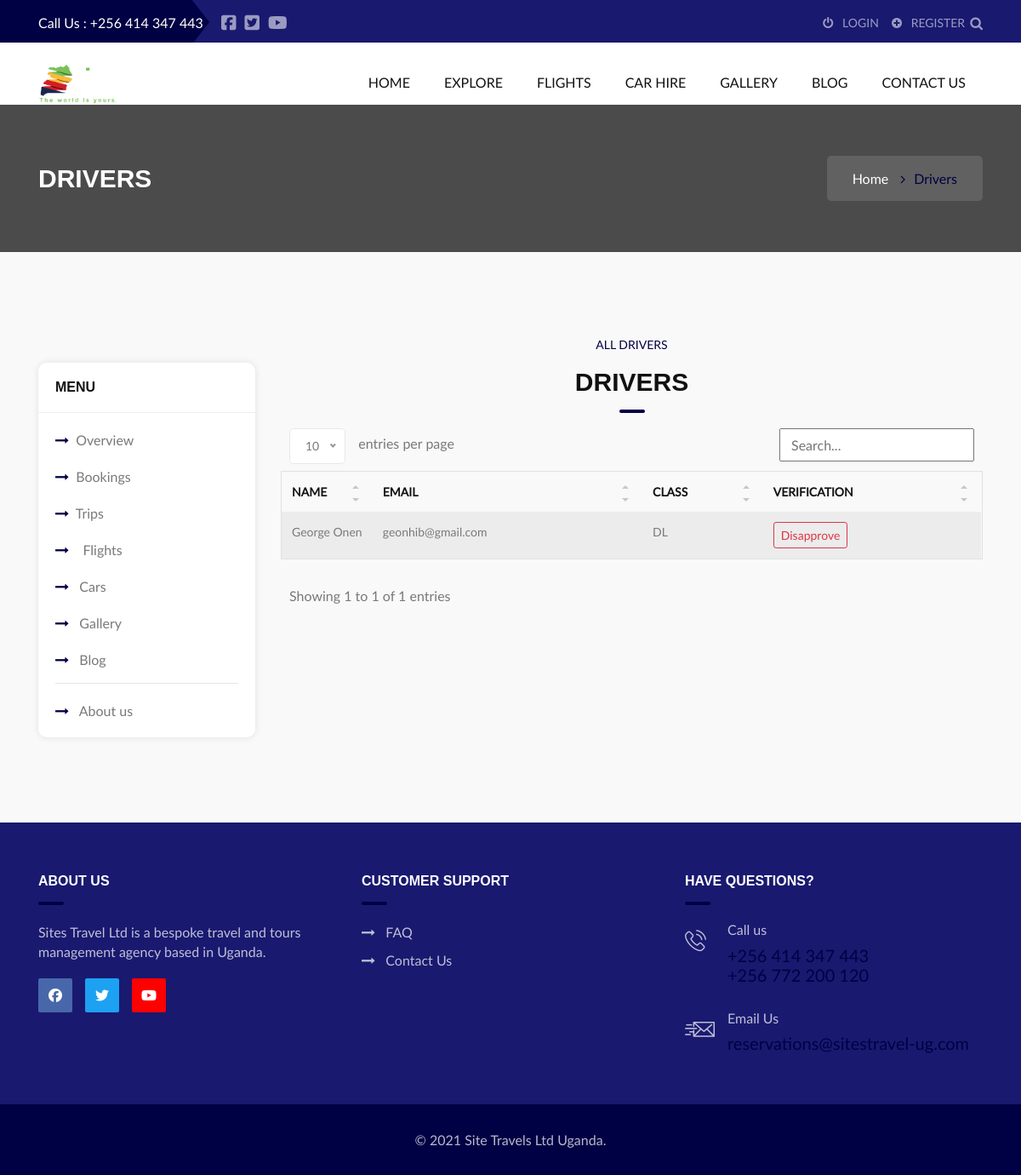
Page /drivers on the committed database.
### myapp/models.py (models this page shows, shortened)
class Driver(models.Model):
    user = models.ForeignKey(User, models.CASCADE)
    full_name = models.CharField(max_length=50)
    permit_class = models.CharField(max_length=100, default="DL")
    permit = models.FileField(upload_to="permits")
    photo = models.ImageField(upload_to="cars")
    verified = models.BooleanField(default=False)

### accounts/models.py (models this page shows)
class CustomUser(AbstractUser):
    def __str__(self):
        return self.email

### myapp/views.py (the view)
# urls.py: path('drivers', views.drivers, name='drivers'),
def drivers(request):
    drivers = Driver.objects.all()
    context = {
        'drivers': drivers,
    }
    return render(request, "admin/drivers.html", context)

### templates/admin/drivers.html (shortened to what this page needs)
{% extends 'base.html' %}
{% load static %}
{% load crispy_forms_tags %}
{% block content %}
<div class="btc_tittle_main_wrapper">
	<div class="btc_tittle_img_overlay"></div>
	<div class="container">
		<div class="row">
			<div class="col-xl-6 col-lg-6 col-md-6 col-sm-12 col-12 full_width">
				<div class="btc_tittle_left_heading">
					<h1>Drivers</h1>
				</div>
			</div>
			<div class="col-xl-6 col-lg-6 col-md-6 col-sm-12 col-12 full_width">
				<div class="btc_tittle_right_heading">
					<div class="btc_tittle_right_cont_wrapper">
						<ul>
							<li>
								<a href="{% url 'index' %}">Home</a>
								<i class="fa fa-angle-right"></i>
							</li>
							<li>Drivers</li>
						</ul>
					</div>
				</div>
			</div>
		</div>
	</div>
</div>
<div class="x_blog_sidebar_main_wrapper float_left padding_tb_100">
	<div class="container">
		<div class="row">
			{% include 'includes/sidebar.html' %}
			<div class="col-xl-9 col-lg-8 col-md-12 col-sm-12 col-12">
				<div class="x_carbooking_right_section_wrapper float_left">
					<div class="row">
						<div class="col-12 col-md-8 offset-md-3">
						</div>
						<div class="x_services_title_main_wrapper float_left padding_tb_10">
							<div class="container">
								<div class="row">
									<div class="col-md-12">
										<div class="x_offer_car_heading_wrapper x_offer_car_tb_heading_wrapper float_left">
											<h4>All Drivers</h4>
											<h3>Drivers</h3>
										</div>
									</div>
									<div class="col-xl-12 col-lg-12 col-md-12 col-sm-12 col-12 full_width">
									<table id="myTable" class="table table-bordered table-hover table-striped table-responsive">
										<thead>
											<tr>
												<th >Name</th>
												<th >Email</th>
												<th >Class</th>
												<th>Verification</th>
											</tr>
										</thead>
										<tbody>
											{% for driver in drivers  %}
											<tr>
												<td>{{driver.full_name |title }}</td>
												<td>{{driver.user}}</td>
												<td>{{driver.permit_class}}</td>
												<td>
													{% if driver.verified == True %}
													<a href="#" class="btn btn-outline-danger btn-sm">Disapprove</a>
													{% else %}
													<a href="#" class="btn btn-outline-primary btn-sm">Approve</a>
													{% endif %}
												</td>
											</tr>
											{% endfor %}
										</tbody>
										</table>
									</div>
								</div>
							</div>
						</div>
					</div>
				</div>
			</div>
		</div>
	</div>
</div>
{% endblock %}

### rows in the picture
Driver: full_name "George Onen", user "geonhib@gmail.com", permit_class "DL", verified "Disapprove"
